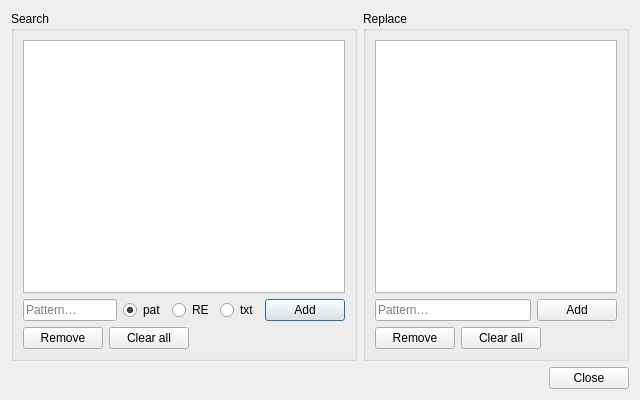
<?xml version="1.0" encoding="UTF-8"?>
<ui version="4.0">
 <class>HistoryDialog</class>
 <widget class="QDialog" name="HistoryDialog">
  <property name="geometry">
   <rect><x>0</x><y>0</y><width>640</width><height>400</height></rect>
  </property>
  <property name="minimumSize">
   <size><width>620</width><height>360</height></size>
  </property>
  <property name="windowTitle">
   <string>History</string>
  </property>
  <layout class="QVBoxLayout" name="mainLayout">
   <item>
    <layout class="QHBoxLayout" name="panelsLayout">

     <!-- Search group -->
     <item>
      <widget class="QGroupBox" name="grpSearch">
       <property name="title"><string>Search</string></property>
       <layout class="QVBoxLayout" name="layoutSearch">
        <item>
         <widget class="QListWidget" name="lstSearch">
          <property name="selectionMode">
           <enum>QAbstractItemView::ExtendedSelection</enum>
          </property>
          <property name="toolTip"><string>Search pattern history</string></property>
          <property name="statusTip"><string>Select one or more entries to remove them</string></property>
         </widget>
        </item>
        <item>
         <layout class="QHBoxLayout" name="addSearchLayout">
          <item>
           <widget class="WhitespaceLineEdit" name="edtSearch">
            <property name="placeholderText"><string>Pattern…</string></property>
            <property name="toolTip"><string>New search pattern to add</string></property>
           </widget>
          </item>
          <item>
           <widget class="QRadioButton" name="radPattern">
            <property name="text"><string>pat</string></property>
            <property name="checked"><bool>true</bool></property>
            <property name="toolTip"><string>Pattern token mode</string></property>
           </widget>
          </item>
          <item>
           <widget class="QRadioButton" name="radRegex">
            <property name="text"><string>RE</string></property>
            <property name="toolTip"><string>Regular expression mode</string></property>
           </widget>
          </item>
          <item>
           <widget class="QRadioButton" name="radPlainText">
            <property name="text"><string>txt</string></property>
            <property name="toolTip"><string>Plain text mode</string></property>
           </widget>
          </item>
          <item>
           <widget class="QPushButton" name="btnAddSearch">
            <property name="text"><string>Add</string></property>
            <property name="toolTip"><string>Add this pattern to the search history</string></property>
           </widget>
          </item>
         </layout>
        </item>
        <item>
         <layout class="QHBoxLayout" name="actionsSearchLayout">
          <item>
           <widget class="QPushButton" name="btnRemoveSearch">
            <property name="text"><string>Remove</string></property>
            <property name="toolTip"><string>Remove selected entries</string></property>
            <property name="statusTip"><string>Delete the selected search history entries</string></property>
           </widget>
          </item>
          <item>
           <widget class="QPushButton" name="btnClearSearch">
            <property name="text"><string>Clear all</string></property>
            <property name="toolTip"><string>Remove all search history entries</string></property>
            <property name="statusTip"><string>Delete the entire search pattern history</string></property>
           </widget>
          </item>
          <item>
           <spacer>
            <property name="orientation"><enum>Qt::Horizontal</enum></property>
            <property name="sizeHint" stdset="0">
             <size><width>40</width><height>20</height></size>
            </property>
           </spacer>
          </item>
         </layout>
        </item>
       </layout>
      </widget>
     </item>

     <!-- Replace group -->
     <item>
      <widget class="QGroupBox" name="grpReplace">
       <property name="title"><string>Replace</string></property>
       <layout class="QVBoxLayout" name="layoutReplace">
        <item>
         <widget class="QListWidget" name="lstReplace">
          <property name="selectionMode">
           <enum>QAbstractItemView::ExtendedSelection</enum>
          </property>
          <property name="toolTip"><string>Replacement pattern history</string></property>
          <property name="statusTip"><string>Select one or more entries to remove them</string></property>
         </widget>
        </item>
        <item>
         <layout class="QHBoxLayout" name="addReplaceLayout">
          <item>
           <widget class="WhitespaceLineEdit" name="edtReplace">
            <property name="placeholderText"><string>Pattern…</string></property>
            <property name="toolTip"><string>New replacement pattern to add</string></property>
           </widget>
          </item>
          <item>
           <widget class="QPushButton" name="btnAddReplace">
            <property name="text"><string>Add</string></property>
            <property name="toolTip"><string>Add this pattern to the replacement history</string></property>
           </widget>
          </item>
         </layout>
        </item>
        <item>
         <layout class="QHBoxLayout" name="actionsReplaceLayout">
          <item>
           <widget class="QPushButton" name="btnRemoveReplace">
            <property name="text"><string>Remove</string></property>
            <property name="toolTip"><string>Remove selected entries</string></property>
            <property name="statusTip"><string>Delete the selected replacement history entries</string></property>
           </widget>
          </item>
          <item>
           <widget class="QPushButton" name="btnClearReplace">
            <property name="text"><string>Clear all</string></property>
            <property name="toolTip"><string>Remove all replacement history entries</string></property>
            <property name="statusTip"><string>Delete the entire replacement pattern history</string></property>
           </widget>
          </item>
          <item>
           <spacer>
            <property name="orientation"><enum>Qt::Horizontal</enum></property>
            <property name="sizeHint" stdset="0">
             <size><width>40</width><height>20</height></size>
            </property>
           </spacer>
          </item>
         </layout>
        </item>
       </layout>
      </widget>
     </item>

    </layout>
   </item>
   <item>
    <widget class="QDialogButtonBox" name="buttonBox">
     <property name="orientation">
      <enum>Qt::Horizontal</enum>
     </property>
     <property name="standardButtons">
      <set>QDialogButtonBox::Close</set>
     </property>
    </widget>
   </item>
  </layout>
 </widget>
 <customwidgets>
  <customwidget>
   <class>WhitespaceLineEdit</class>
   <extends>QLineEdit</extends>
   <header>pbrenamer.ui.widgets</header>
  </customwidget>
 </customwidgets>
 <resources/>
 <connections>
  <connection>
   <sender>buttonBox</sender>
   <signal>rejected()</signal>
   <receiver>HistoryDialog</receiver>
   <slot>reject()</slot>
  </connection>
 </connections>
</ui>
